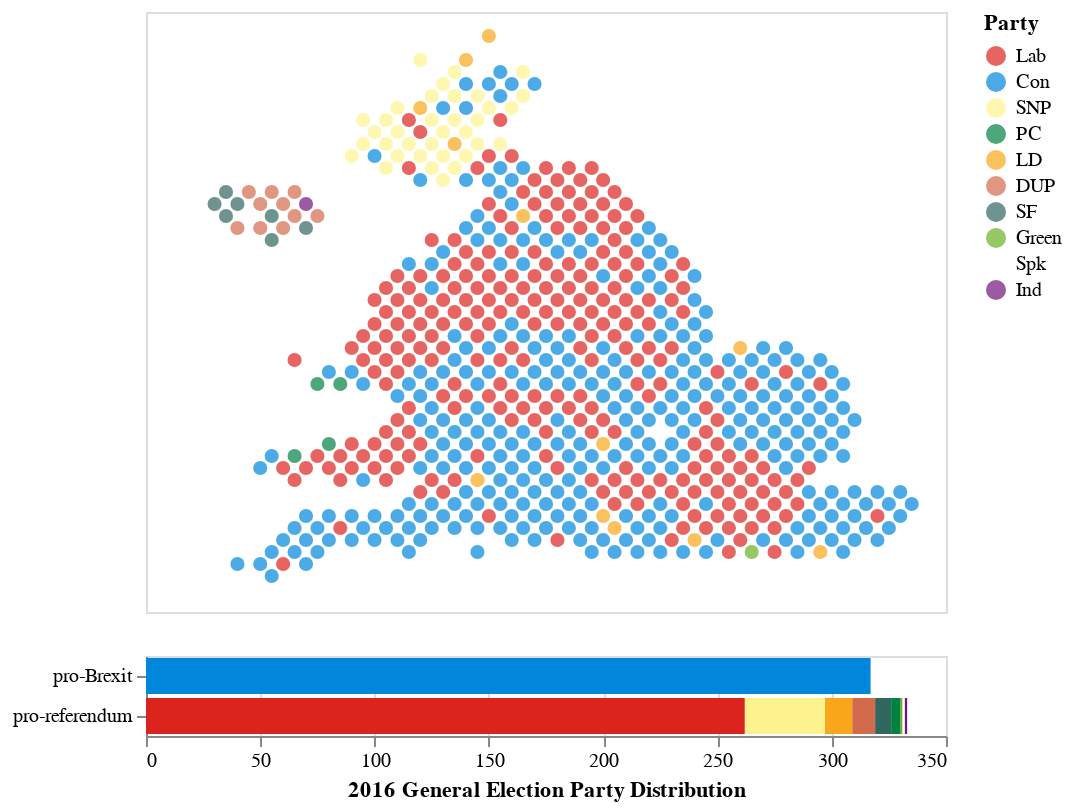

Source (notebook cell):
### Code cell
# Add bar chart to display different parties within pro-Brexit or pro-referendum
bars = alt.Chart(hex_whole).mark_bar().encode(
    # stack = "zero": make x values to be positioned horizontally
    x = alt.X("count(Party position)", stack = "zero", title = "2016 General Election Party Distribution"),
    y = alt.Y("Party position:N", title = None),
    color = colors_obj,
    order=alt.Order(
      # Sort the segments of the bars by descending
      "count(Party position)",
        sort = 'descending'
    )
)

alt.vconcat(party_map, bars)

### Figure 1 — Vega-Lite specification as saved in the notebook (floating-point values rounded to 4 significant figures; data arrays with more than 128 entries replaced by an {"elided": "..."} marker saying what was removed)
{"config": {"view": {"continuousWidth": 400, "continuousHeight": 300}}, "vconcat": [{"mark": "circle", "encoding": {"color": {"type": "nominal", "field": "Party", "scale": {"domain": ["Lab", "Con", "SNP", "PC", "LD", "DUP", "SF", "Green", "Spk", "Ind"], "range": ["#DC241F", "#0087DC", "#FDF38E", "#008142", "#FAA61A", "#D46A4C", "#326760", "#6AB023", "#FFFFFF", "#70147A"]}}, "size": {"value": 50}, "tooltip": [{"type": "nominal", "field": "constituency"}, {"type": "nominal", "field": "Party position"}], "x": {"type": "quantitative", "axis": null, "field": "q"}, "y": {"type": "quantitative", "axis": null, "field": "r"}}, "selection": {"selector004": {"type": "interval", "bind": "scales", "encodings": ["x", "y"]}}}, {"mark": "bar", "encoding": {"color": {"type": "nominal", "field": "Party", "scale": {"domain": ["Lab", "Con", "SNP", "PC", "LD", "DUP", "SF", "Green", "Spk", "Ind"], "range": ["#DC241F", "#0087DC", "#FDF38E", "#008142", "#FAA61A", "#D46A4C", "#326760", "#6AB023", "#FFFFFF", "#70147A"]}}, "order": {"type": "nominal", "aggregate": "count", "field": "Party position", "sort": "descending"}, "x": {"type": "nominal", "aggregate": "count", "field": "Party position", "stack": "zero", "title": "2016 General Election Party Distribution"}, "y": {"type": "nominal", "field": "Party position", "title": null}}}], "data": {"name": "data-701acef6306c0a97495d3feac02f361e"}, "$schema": "https://vega.github.io/schema/vega-lite/v4.8.1.json", "datasets": {"data-701acef6306c0a97495d3feac02f361e": {"elided": "650 records"}}}
